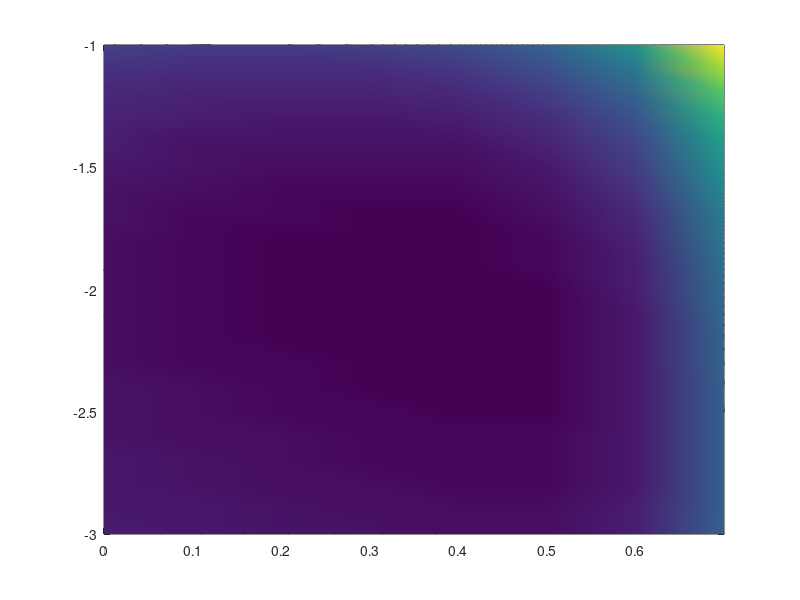

This chart was generated by the following MATLAB code: (Note: this script raises an error after producing the figure.)
clear
clc
close all
f = @(x,theta) tanh(theta(1)*x.^2 + theta(2).*x.^3) + theta(1).^5;

% Calcule con MAXIMA las derivadas
%(%i1) y : tanh(t1*x^2 + t2*x^3) + t1^5;
%(%o1) tanh(t2*x^3+t1*x^2)+t1^5
%(%i2) diff(y, t1);
%(%o2) x^2*sech(t2*x^3+t1*x^2)^2+5*t1^4
%(%i3) diff(y, t2);
%(%o3) x^3*sech(t2*x^3+t1*x^2)^2

E = @(t,x,theta) sum((t-f(x,theta)).^2);

thetaOK = [0.4; -2];

x = (-2:0.1:2)';
t = f(x,thetaOK) + 0.1*randn(size(x));

xx = (-2:0.1:2)';
tt = f(x,thetaOK);

theta1 = 0:0.1:0.7;
theta2 = -3:0.1:-1;
[ttheta1,ttheta2] = meshgrid(theta1,theta2);
err = zeros(length(theta2),length(theta1));
for i=1:length(theta1)
   for j=1:length(theta2)
      err(j,i) = E(t,x,[theta1(i);theta2(j)]);
   end
end

figure;
contour(ttheta1,ttheta2,err,200,'k');
hold on;
surf(ttheta1,ttheta2,err);
shading interp
alpha(0.3)
plot(thetaOK(1),thetaOK(2),'r+');
xlabel('t1')
ylabel('t2')
view(3)

figure;
plot(xx,tt,'b-',x,t,'r+');
hold on

theta_now = unifrnd(-5,5,2,1);

it = 0;
while true
    it = it+1;
    r = t - f(x,theta_now);
    [J,JT] = jacobiano_r(x,theta_now);
    JTJ = JT*J;
    
    % lambda = 1.1*max(0,-min(eig(JTJ))); es equivalente a:
    vppeq = min(eig(JTJ));
    if vppeq >= 0
      lambda = 0;
    else
      lambda = -1.1*vppeq;
    end;

    H = JTJ + lambda*eye(2,2); % Calculo la matriz Hessiana
    g = JT*r;                % Calculo el gradiente
    
    dtheta = H\g;
    etaa = goldensearch(@(etaa) E(t,x,[theta_now(1);theta_now(2)] + etaa*dtheta));
    theta_next = theta_now + etaa*dtheta;

   fprintf('it = %d, eta = %g, normagrad = %g, ERROR = %g\n', it, etaa, norm(dtheta), E(t,x,[theta_next(1);theta_next(2)]));

    if norm(dtheta) < 0.001
      disp('EL ALGORITMO HA CONVERGIDO')
      theta = theta_next
      thetaOK
      ttest = f(x,theta);
      figure(2)
      plot(xx,ttest,'g-');
      legend('original','puntos','estimada');
      
      figure(1)
      plot(theta(1),theta(2),'b*');
      break;
    end;
    theta_now = theta_next;

   if it > 60
      error('El algoritmo no convergio');
      break;
   end;
    
end;